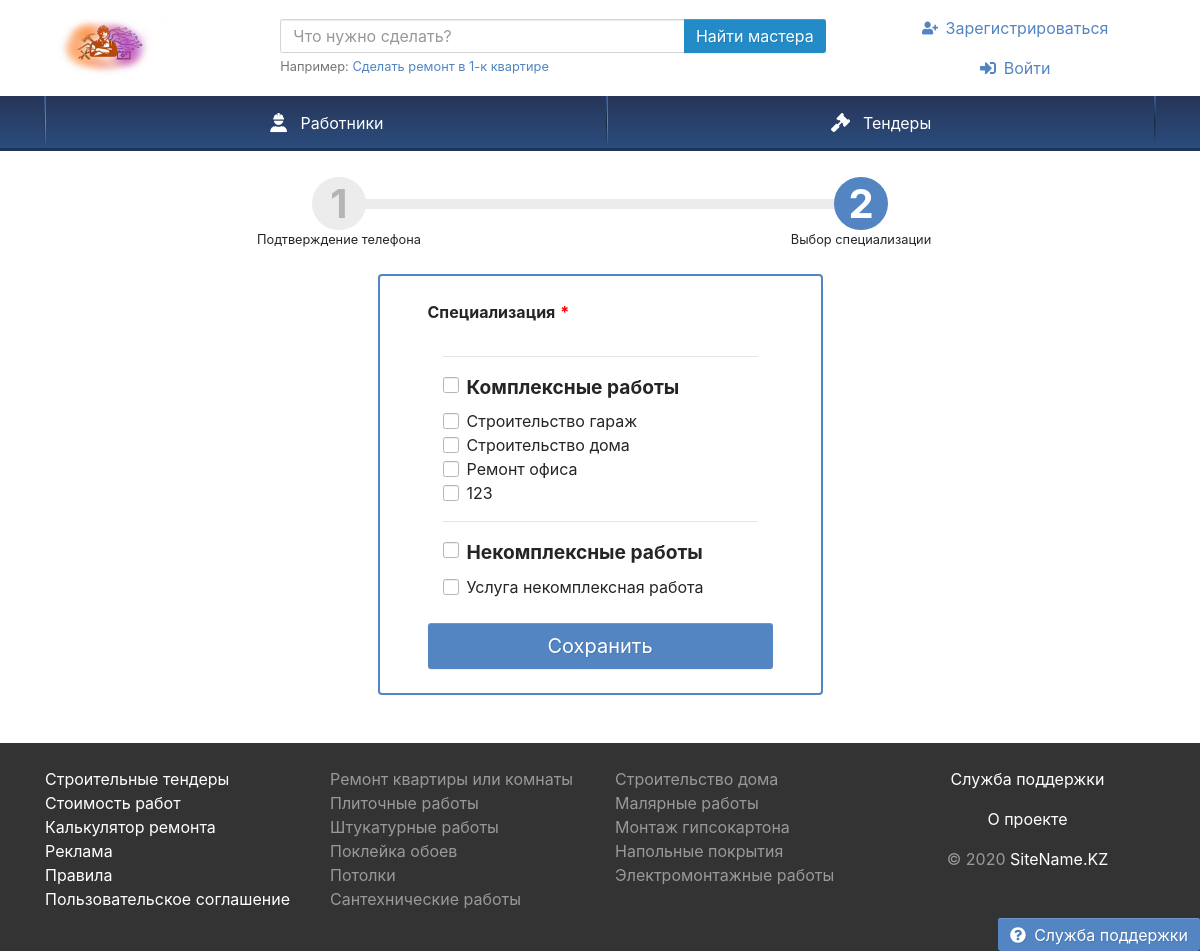
/register2.php, run on an earlier commit of the app's database.
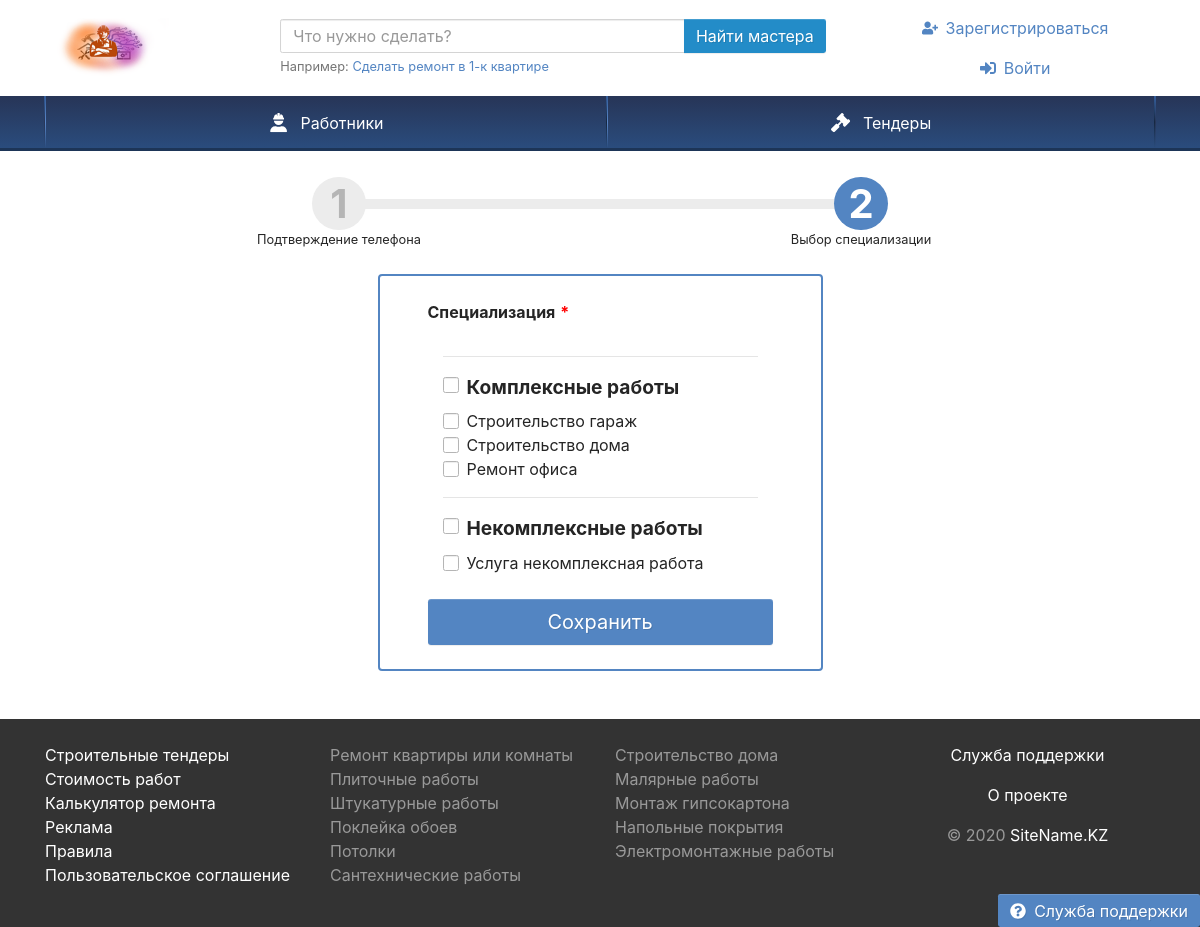
And on a later commit of the database.
### tables this page shows
CREATE TABLE `speciality` (
  `ID` int(11) NOT NULL,
  `NAME_SPEC` varchar(255) NOT NULL
);

CREATE TABLE `services` (
  `ID` int(11) NOT NULL,
  `NAME_SERV` varchar(255) NOT NULL,
  `SPECID` int(11) NOT NULL
);

### register2.php (the view, shortened to what the changed rows need)
<!DOCTYPE html>
<html>
<head>
<link rel="stylesheet" href="Theme/css/steps.css">
<link rel="stylesheet" href="Theme/css/site.css">
</head>
<body id="body">
    <div class="container pt-3 mb-5">
    <div class="row justify-content-center">
        <div class="col-sm-9 col-md-7 col-lg-6 col-xl-5">
            <div class="card border-2 border-primary">
                <div class="card-body px-4 px-sm-5 py-4">
                    <form id="signup" action="#" method="post">
                        <div class="form-group field-signup-username required">
                            <div class="col-sm-12">
            <div class="my-4">
           <div>
               <?php  require_once 'conn.php';
               $query ="SELECT * FROM `speciality`";
               $result = mysqli_query($link, $query) or die("Ошибка " . mysqli_error($link));
               $rows = mysqli_fetch_all($result, MYSQLI_ASSOC);
                foreach ($rows as $row) {
                 $v = $row['ID'];
               ?>
               <hr/>
            <div class="custom-control custom-checkbox">
                <label class="custom-control-label" for="i35"><h4><b><?php echo $row['NAME_SPEC']; ?></b></h4></label>
            </div>
            <?php
              $query2 = "SELECT * FROM `services` WHERE SPECID = $v";
              $result2 = mysqli_query($link, $query2) or die("Ошибка " . mysqli_error($link));
              $rows2 = mysqli_fetch_all($result2, MYSQLI_ASSOC);
              foreach($rows2 as $roww) {
              ?>
<div>
                    <div class="custom-control custom-checkbox">
                        <label class="custom-control-label" for="<?php echo $roww['ID']; ?>"><?php echo $roww['NAME_SERV']; ?></label>
                    </div>
                </div>
              <?php
      }  } ?>
            </div>
    </div>
                            </div>
                        </div>
                    </form>
                </div>
            </div>
        </div>
    </div>
    </div>
      </body>
  </html>

What changed in the data, as far as the page shows it:
removed services: NAME_SERV "123", shown under speciality "Комплексные работы"
